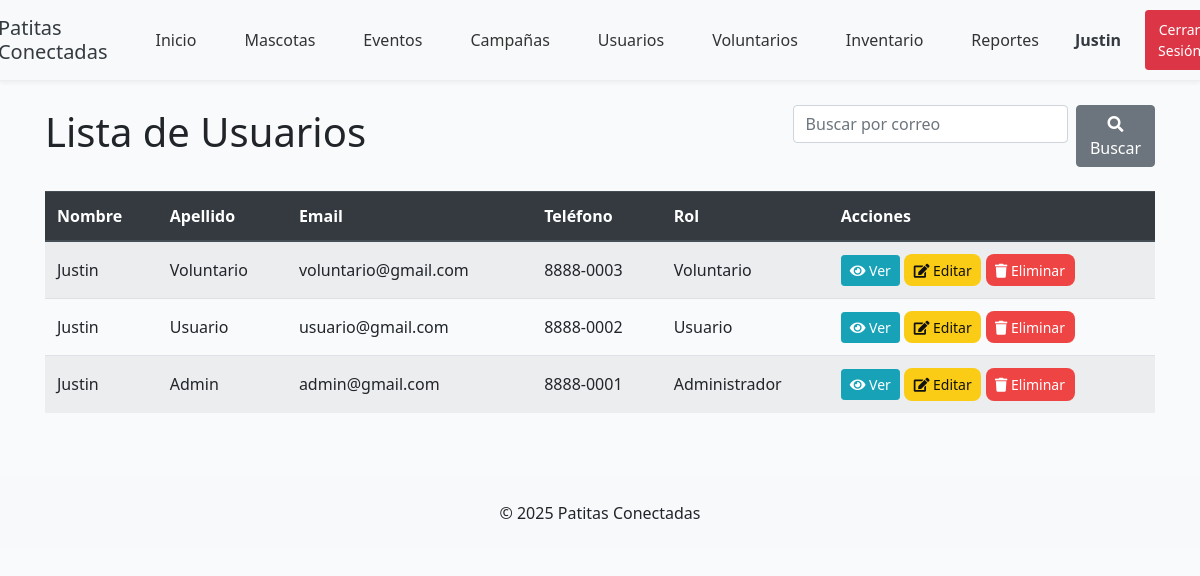
/usuarios.php (signed in), run on the app's committed database.
### tables this page shows
CREATE TABLE IF NOT EXISTS Usuarios (
  id INT PRIMARY KEY AUTO_INCREMENT,
  nombre VARCHAR(100) NOT NULL,
  apellido VARCHAR(100) NOT NULL,
  email VARCHAR(255) NOT NULL UNIQUE,
  password VARCHAR(255) NOT NULL,
  telefono VARCHAR(20) NOT NULL,
  rol INT NOT NULL,
  CONSTRAINT fk_usuarios_roles FOREIGN KEY (rol)
    REFERENCES Roles(id) ON UPDATE CASCADE ON DELETE RESTRICT
);

CREATE TABLE IF NOT EXISTS Roles (
  id INT PRIMARY KEY AUTO_INCREMENT,
  nombre ENUM('Administrador','Usuario','Voluntario') NOT NULL
);

### app/controllers/UsuariosController.php (called while the page is built, shortened)
<?php
require_once __DIR__ . '/../config/auth.php';
require_once __DIR__ . '/../models/Usuario.php';
class UsuariosController
{
  public function index()
  {
    $u = new Usuario();
    $usuarios = $u->all();
    require 'app/views/Usuarios/index.php';
  }
}

### app/config/auth.php (called while the page is built, shortened)
<?php
function home_url_by_role(): string {
  $rol = $_SESSION['rol'] ?? 'usuario';
  return ($rol === 'admin' || $rol === 'voluntario') ? 'dashboard_admin.php' : 'dashboard.php';
}

### app/config/db.php (called while the page is built, shortened)
<?php
class Database {
    public static function connect(): mysqli {
        $host = '127.0.0.1';
        $user = 'patitas';
        $pass = 'patitas123';
        $db   = 'DejandoHuellaDB';
        $port = 3307;
        $mysqli = new mysqli($host, $user, $pass, $db, $port);
        $mysqli->set_charset('utf8mb4');
        return $mysqli;
    }
}

### app/models/BaseModel.php (called while the page is built, shortened)
<?php
require_once __DIR__ . '/../config/db.php';
class BaseModel {
  public function __construct() {
    $this->db = Database::connect();
  }
}

### app/models/Usuario.php (called while the page is built, shortened)
<?php
require_once __DIR__ . '/BaseModel.php';
class Usuario extends BaseModel {
  public function all(): array {
    $sql = 'SELECT u.*, r.nombre AS rol_nombre
            FROM Usuarios u
            LEFT JOIN Roles r ON u.rol = r.id
            ORDER BY u.id DESC';
    $res = $this->db->query($sql);
    return $res ? $res->fetch_all(MYSQLI_ASSOC) : [];
  }
}

### app/views/usuarios/index.php (the view, shortened to what this page needs)
<?php include __DIR__ . '/../partials/header.php'; ?>
<div class="container mt-4">
  <div class="d-flex justify-content-between align-items-center mb-4">
    <h1>Lista de Usuarios</h1>
    <form action="usuarios.php" method="get" class="d-flex" role="search">
      <input class="form-control me-2" type="search" name="email" placeholder="Buscar por correo">
      <button class="btn btn-secondary ml-2" type="submit">
        <i class="fas fa-search"></i> Buscar
      </button>
    </form>
  </div>
  <div class="table-responsive">
    <table class="table table-striped table-hover">
      <thead class="thead-dark">
        <tr>
          <th>Nombre</th>
          <th>Apellido</th>
          <th>Email</th>
          <th>Teléfono</th>
          <th>Rol</th>
          <th>Acciones</th>
        </tr>
      </thead>
      <tbody>
        <?php if (!empty($usuarios)): foreach ($usuarios as $u): ?>
          <tr>
            <td><?= htmlspecialchars($u['nombre']) ?></td>
            <td><?= htmlspecialchars($u['apellido']) ?></td>
            <td><?= htmlspecialchars($u['email']) ?></td>
            <td><?= htmlspecialchars($u['telefono']) ?></td>
            <td><?= htmlspecialchars($u['rol_nombre'] ?? $u['rol']) ?></td>
            <td>
              <a href="usuarios.php?action=show&id=<?= (int)$u['id'] ?>" class="btn btn-info btn-sm">
                <i class="fas fa-eye"></i> Ver
              </a>
              <?php if (($_SESSION['rol'] ?? 'usuario') === 'admin'): ?>
                <a href="usuarios.php?action=edit&id=<?= (int)$u['id'] ?>" class="btn btn-warning btn-sm">
                  <i class="fas fa-edit"></i> Editar
                </a>
                <a href="usuarios.php?action=delete&id=<?= (int)$u['id'] ?>" class="btn btn-danger btn-sm" onclick="return confirm('¿Eliminar usuario?')">
                  <i class="fas fa-trash"></i> Eliminar
                </a>
              <?php endif; ?>
            </td>
          </tr>
        <?php endforeach; else: ?>
          <tr><td colspan="6" class="text-center">No hay Usuarios registrados</td></tr>
        <?php endif; ?>
      </tbody>
    </table>
  </div>
</div>
<?php include __DIR__ . '/../partials/footer.php'; ?>

### usuarios.php (shortened to what this page needs)
<?php
require_once __DIR__ . '/app/controllers/UsuariosController.php';
$controller = new UsuariosController();
$action = $_GET['action'] ?? 'index';
switch ($action) {
  default:
    $controller->index();
}

### app/views/partials/header.php (shortened to what this page needs)
<?php
require_once __DIR__ . '/../../config/auth.php';
$homeUrl = home_url_by_role();
$rol = $_SESSION['rol'] ?? null;
?>
<!DOCTYPE html>
<html lang="es">
<head>
  <link rel="stylesheet" href="https://stackpath.bootstrapcdn.com/bootstrap/4.5.2/css/bootstrap.min.css">
  <link rel="stylesheet" href="https://cdnjs.cloudflare.com/ajax/libs/font-awesome/5.15.4/css/all.min.css">
  <link rel="stylesheet" href="/ProyectoAmbienteWeb/css/estilos.css?v=2">
</head>
<body>
<header class="header sticky-top bg-light py-2">
  <div class="container-fluid d-flex justify-content-center align-items-center">
    <nav id="navmenu" class="navmenu">
      <ul class="list-inline m-0 d-flex align-items-center">
        <li class="list-inline-item font-weight-bold h5 mb-0">
          <a href="<?= htmlspecialchars($homeUrl) ?>" class="text-dark text-decoration-none">
            Patitas Conectadas
          </a>
        </li>
        <li class="list-inline-item"><a href="<?= htmlspecialchars($homeUrl) ?>">Inicio</a></li>
        <?php if ($rol === 'admin' || $rol === 'voluntario'): ?>
          <li class="list-inline-item"><a href="<?= htmlspecialchars(BASE_URL) ?>/mascotas.php">Mascotas</a></li>
          <li class="list-inline-item"><a href="<?= htmlspecialchars(BASE_URL) ?>/eventos.php">Eventos</a></li>
          <li class="list-inline-item"><a href="<?= htmlspecialchars(BASE_URL) ?>/campanias.php">Campañas</a></li>
          <li class="list-inline-item"><a href="<?= htmlspecialchars(BASE_URL) ?>/usuarios.php">Usuarios</a></li>
          <li class="list-inline-item"><a href="<?= htmlspecialchars(BASE_URL) ?>/voluntarios.php">Voluntarios</a></li>
          <li class="list-inline-item"><a href="<?= htmlspecialchars(BASE_URL) ?>/inventario.php">Inventario</a></li>
          <?php if ($rol === 'admin'): ?>
            <li class="list-inline-item"><a href="<?= htmlspecialchars(BASE_URL) ?>/Reportes.php">Reportes</a></li>
          <?php else: ?>
            <li class="list-inline-item"><a href="<?= htmlspecialchars(BASE_URL) ?>/Reportes.php?action=create">Reportes</a></li>
          <?php endif; ?>
        <?php endif; ?>
        <?php if(isset($_SESSION['user_id'])): ?>
          <li class="list-inline-item font-weight-bold text-dark">
            <?= htmlspecialchars($_SESSION['nombre']) ?>
          </li>
          <li class="list-inline-item">
            <a class="btn btn-danger btn-sm text-white" href="<?= htmlspecialchars(BASE_URL) ?>/logout.php">Cerrar Sesión</a>
          </li>
        <?php endif; ?>
      </ul>
    </nav>
  </div>
</header>

### app/views/partials/footer.php (shortened to what this page needs)
<footer class="mt-5 py-4 bg-light">
  <div class="container text-center">© <?php echo date('Y'); ?> Patitas Conectadas</div>
</footer>
</body>
</html>

### css/estilos.css (style rules this page uses)
body { background:#f8fafb;font-family:'Segoe UI',sans-serif }
.header { background:#fff;border-bottom:1px solid #eee;box-shadow:0 2px 4px rgba(0,0,0,.05);z-index:999 }
.navmenu ul { list-style:none;padding:0;margin:0;display:flex;gap:1rem;align-items:center }
.navmenu li { display:inline-block }
.navmenu a { text-decoration:none;padding:.5rem .75rem;display:inline-block;font-weight:500;color:#333 }
.table th { font-weight:600 }
.table th,.table td { vertical-align:middle }
.btn-sm { padding:.25rem .5rem;font-size:.875rem }
:root { --hist-accent:#14b8d4; --hist-accent-2:#0ea5b5; --hist-bg:#f7fafb; --hist-text:#1f2937; --hist-muted:#6b7280; --hist-border:#e5e7eb; --hist-success:#16a34a; --hist-warning:#f59e0b; --hist-info:#3b82f6; --hist-danger:#ef4444 }
.table .btn-warning { background-color:#facc15;border:none;color:#111;border-radius:8px;padding:.35rem .6rem }
.table .btn-danger { background-color:#ef4444;border:none;border-radius:8px;padding:.35rem .6rem }

### data on the page
usuarios: nombre "Justin", apellido "Voluntario", email "voluntario@gmail.com", telefono "8888-0003", rol.nombre "Voluntario"
usuarios: nombre "Justin", apellido "Usuario", email "usuario@gmail.com", telefono "8888-0002", rol.nombre "Usuario"
usuarios: nombre "Justin", apellido "Admin", email "admin@gmail.com", telefono "8888-0001", rol.nombre "Administrador"

### other printed values
$_SESSION['nombre'] "Justin"
